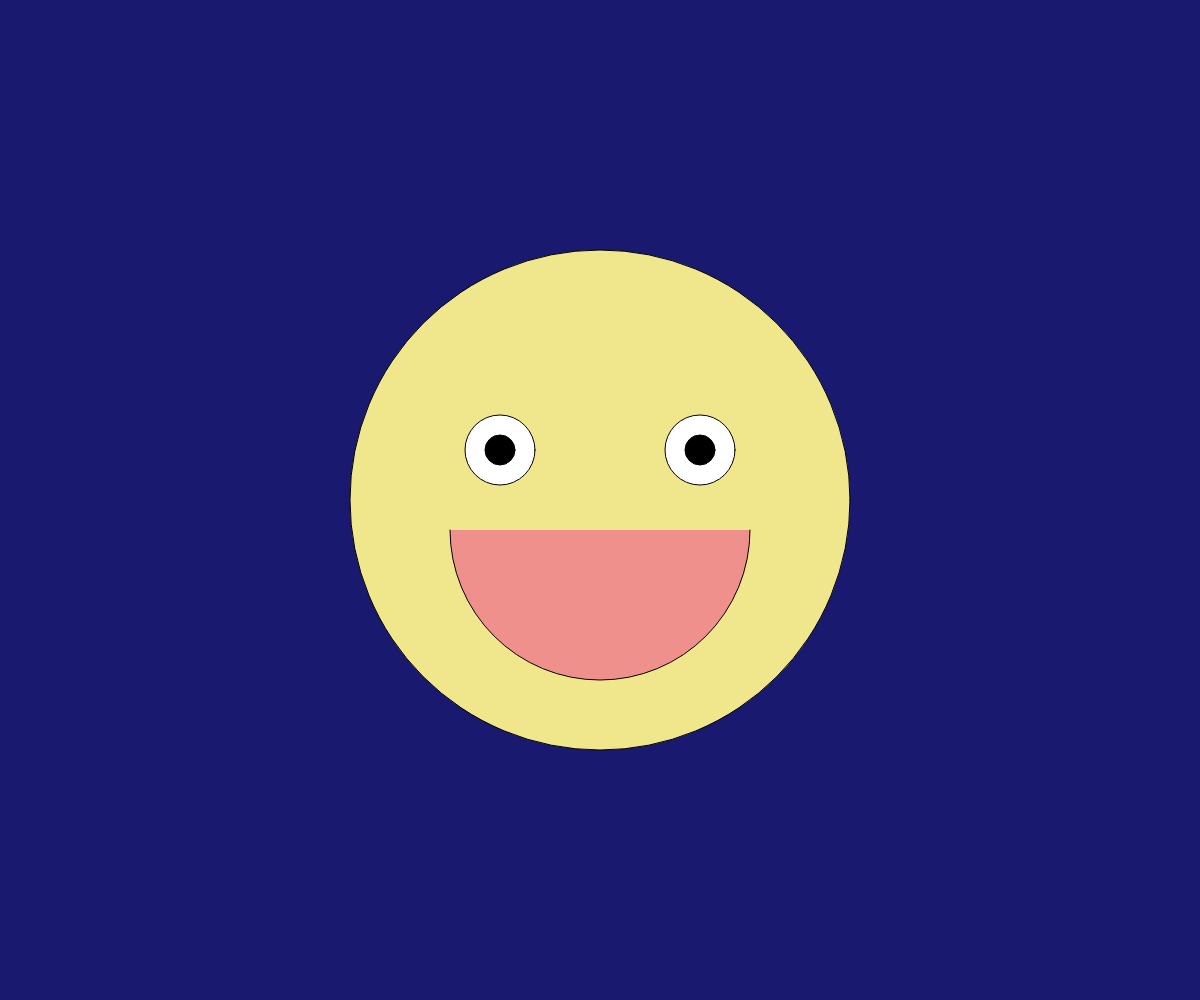
Frame 1 (no input)
Frame 60 (no input): identical to frame 1, image omitted
Frame 120 (the mouse pressed at the canvas centre since frame 60): identical to frame 1, image omitted

The p5.js sketch that drew this single still picture (run headless with seeded random() and noise() and a simulated clock; from frame 60 on, the mouse is pressed at the canvas centre):

// p5.js sketch
// ── sketch.js
// 最終課題を制作しよう

let shapes=[];

function setup(){
  createCanvas(windowWidth, windowHeight);

}

function draw(){
  background(25, 25, 112);//背景色をMidnightBlueに

  for(let i = 0; i < shapes.length; i++){
    let s = shapes[i];
    fill(s.color)
    if(s.type === 'star'){
    star(s.x, s.y, s.size);}

    else if(s.type === 'heart'){
      heart(s.x,s.y,s.size);
    }
    s.x += s.vx;
    s.y += s.vy; 
  }
  //月
  fill(240,230,140)
  ellipse(width/2 , height/2,500);
  //白目
  fill(255)
  ellipse(width/2-100 , height/2-50,70);
  ellipse(width/2+100 , height/2-50,70);
  //黒目
  fill(0)
  ellipse(width/2-100 , height/2-50,30);
  ellipse(width/2+100 , height/2-50,30);
  //口
  fill(240,144,141)
  arc(width/2 , height/2+30,300,300,0,PI)

}



function star(cx, cy, r){
  noStroke();
  beginShape();
  for(var i = 0; i < 5; i++){
    let theta = TWO_PI * i * 2 / 5 - HALF_PI;
    let x = cx + cos(theta) * r;
    let y = cy + sin(theta) * r;
    vertex(x,y);
  }
  endShape(CLOSE);
}

//♡をかく関数
function heart(x, y, size) {
  beginShape();
  vertex(x, y);
  bezierVertex(x - size / 2, y - size / 2, x - size, y + size / 3, x, y + size);
  bezierVertex(x + size, y + size / 3, x + size / 2, y - size / 2, x, y);
  endShape(CLOSE);
}

function mouseDragged(){
  const dx = mouseX - pmouseX;
  const dy = mouseY - pmouseY;


  const s ={
    x: mouseX,
    y: mouseY,
    size: random(10, 100),
    vx: dx+5,
    vy: dy+5,
  };

  if (keyIsDown("A".charCodeAt(0))) {//Aを押しているときはハートに
    s.type = 'heart';
    s.color = color(255, 192, 203); // ピンクに
  } else {
    s.type = 'star';
    s.color = color(255, 204, 0); // 黄色に
  }

  shapes.push(s);
} 



function windowResized(){
  resizeCanvas(windowWidth, windowHeight);
}
